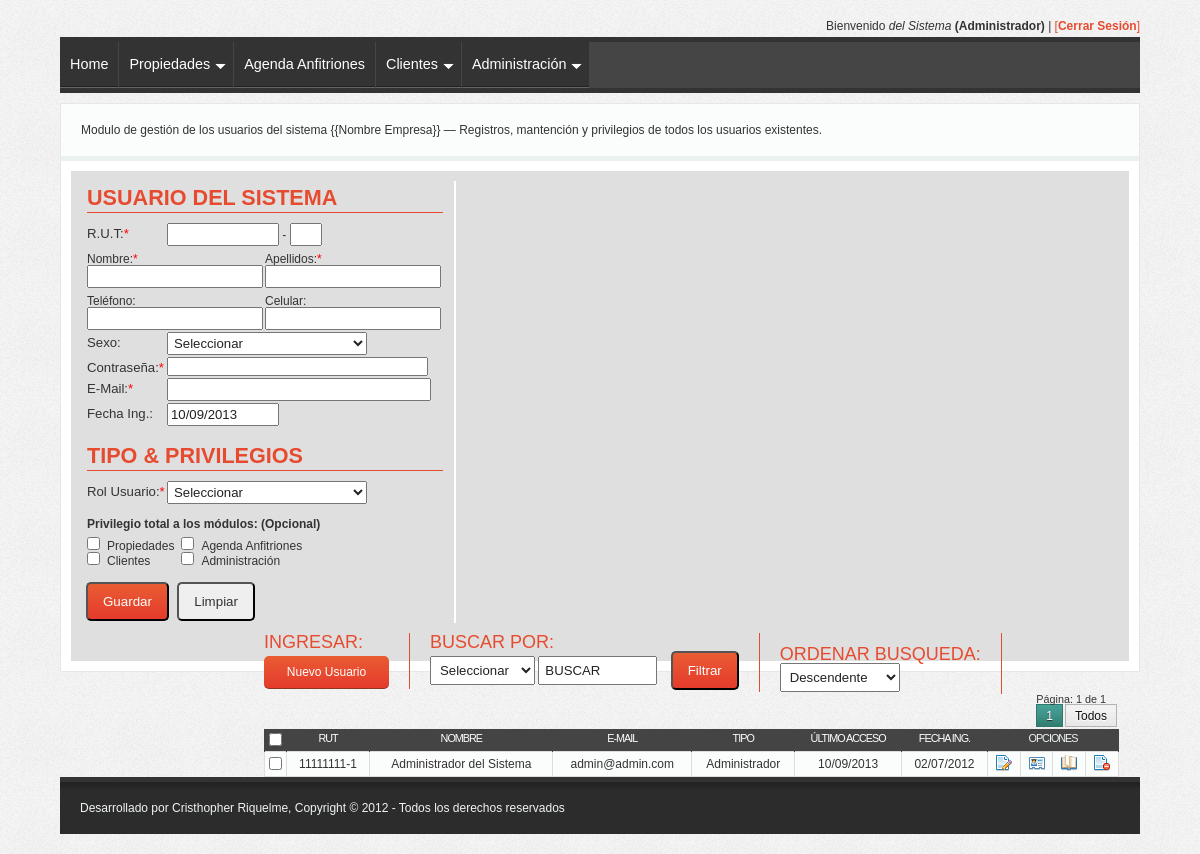
/usuarios.php (signed in), run on the app's committed database.
### tables this page shows
CREATE TABLE IF NOT EXISTS `usuarios` (
  `id_usuario` int(11) unsigned NOT NULL auto_increment,
  `rut_usuario` varchar(12) NOT NULL,
  `password` varchar(128) NOT NULL,
  `nombre` varchar(35) NOT NULL,
  `apellido` varchar(35) NOT NULL,
  `sexo_usuario` varchar(9) NOT NULL,
  `telefono` varchar(30) NOT NULL,
  `celular` varchar(30) NOT NULL,
  `email` varchar(80) NOT NULL,
  `tipo_usuario` int(1) NOT NULL default '0',
  `privilegios_opcionales` varchar(255) default NULL,
  `ultimo_login` datetime default NULL,
  `fecha_ingreso` datetime NOT NULL default '0000-00-00 00:00:00',
  PRIMARY KEY  (`id_usuario`),
  UNIQUE KEY `rut_usuario` (`rut_usuario`)
);

### functions-privilegios-acceso.php (called while the page is built, shortened)
<?php
function confirmar_privilegios_acceso($pagina, $id_usuario) {
	global $mysqli;
	$paginasNOpermitidas = array();
	$sql = "SELECT tipo_usuario, privilegios_opcionales FROM usuarios WHERE id_usuario=".$id_usuario;
	$result = $mysqli->query($sql) or die('Error: '.$mysqli->error);
	$row = $result->fetch_assoc();
	if ( $row['tipo_usuario'] == 1 ) :
		$paginasNOpermitidas = array();
	elseif ( $row['tipo_usuario'] == 2 ) :
		$paginasNOpermitidas = array("usuarios");
	elseif ( $row['tipo_usuario'] == 3 ) :
		$paginasNOpermitidas = array("administracion-de-pagos", "usuarios");
	elseif ( $row['tipo_usuario'] == 4 ) :
		$paginasNOpermitidas = array("administracion-de-pagos", "usuarios", "agenda_visitas-registros");
	endif;
	if ( in_array($pagina, $paginasNOpermitidas) ) :
		return true;
	else :
		return false;
	endif;
}

### usuarios-grilla.php (the view, shortened to what this page needs)
<?php require_once('connect-mysql.php'); require_once('functions.php');
$url_get = vars_get($_SERVER['REQUEST_URI']);
$url_get = preg_replace('/[&?]orderby=([\w_-]*)/','',$url_get);
if ( !empty($url_get) ) {
	$url_get = $url_get.'&';
} else {
	$url_get = '?';
}
$orderby = '';
if ( isset($_GET['orderby']) && !empty($_GET['orderby']) ) {
	$ordenar_busqueda = (!empty($_GET['ordenar_busqueda']))?$_GET['ordenar_busqueda']:'DESC';
	if ($_GET['orderby'] == 'nombre') {
		$orderby = 'apellido '.$ordenar_busqueda.', nombre ASC';
	} else {
		$orderby = $_GET['orderby'].' '.$ordenar_busqueda;
	}
} else {
	$ordenar_busqueda = (!empty($_GET['ordenar_busqueda']))?$_GET['ordenar_busqueda']:'DESC';
	$orderby = 'id_usuario '.$ordenar_busqueda;
}
$where = '';
?>
				<div id="content-usuarios" class="content-clientes-grilla">
				<form action="usuarios-grilla.php" method="get" id="usuarios-grilla">
					<div class="box-top-grilla left">
						<span class="buscar_por">Ingresar:</span><br />
						<a href="usuarios-form.php" class="submit" id="agregar-usuario">Nuevo Usuario</a>
					</div>
					<div class="box-top-grilla left">
						<span class="buscar_por">Buscar por:</span><br />
						<p>
							<select name="tipo_busqueda" id="tipo_busqueda" tabindex="20">
								<option value="" <?php echo ($_GET['tipo_busqueda'] == '')?'selected="selected"':'';?>>Seleccionar</option>
							</select>
							<input type="text" id="busqueda_text" name="busqueda_text" onfocus="if (value == 'BUSCAR') {value =''}" onblur="if (value == '') {value = 'BUSCAR'}" value="<?php echo ($_GET['busqueda_text'])?$_GET['busqueda_text']:'BUSCAR';?>" tabindex="21" maxlength="50" />
					        <input name="accion" class="submit" type="submit" value="Filtrar" tabindex="22" />
						</p>
					</div>
					<div class="box-top-grilla left">
						<br />
						<span class="buscar_por">Ordenar Busqueda:</span><br />
						<p>
							<select name="ordenar_busqueda" class="text" id="ordenar_busqueda" style="margin-left:0;width:120px;">
								<option value="DESC" <?php echo ($_GET['ordenar_busqueda'] == 'DESC')?'selected="selected"':'';?>>Descendente</option>
							</select>
						</p>
					</div>
				</form>
			        <table cellpadding="0" cellspacing="0" class="grilla">
						<thead>
							<tr>
								<th class="checkbox"><input type="checkbox" id="check-todos" name="check-todos" title="Seleccionar Todos" /></th>
								<th><a href="<?php echo $url_get;?>orderby=rut_usuario">Rut</a></th>
								<th><a href="<?php echo $url_get;?>orderby=nombre">Nombre</a></th>
								<th><a href="<?php echo $url_get;?>orderby=email">E-Mail</a></th>
								<th><a href="<?php echo $url_get;?>orderby=tipo_usuario">Tipo</a></th>
								<th><a href="<?php echo $url_get;?>orderby=ultimo_login">Último acceso</a></th>
								<th><a href="<?php echo $url_get;?>orderby=fecha_ingreso">Fecha Ing.</a></th>
								<th colspan="4">Opciones</th>
							</tr>
						</thead>
						<tbody>
						<?php
							$class_color = 'class="alt"';
							$pages_limit = paginar_resultados("SELECT id_usuario FROM usuarios ".$where,10);
							$sql = "SELECT id_usuario, rut_usuario, CONCAT(nombre,' ',apellido) AS nombre_usuario, email, tipo_usuario, ultimo_login, fecha_ingreso
									FROM usuarios
									".$where." ORDER BY ".$orderby." ".$pages_limit;
							$result = $mysqli->query($sql) or die('Error: '.$mysqli->error);
							if ($result->num_rows > 0) :
								while ($row = $result->fetch_assoc()) :
									$class_color = ($class_color == '')?' class="alt"':'';?>
									<tr id="usuario-<?php echo $row['id_usuario'];?>" <?php echo $class_color;?>>
									<td class="checkbox"><input type="checkbox" class="checkusuarios" name="usuario-<?php echo $row['id_usuario'];?>" /></td>
									<td><?php echo $row['rut_usuario'];?></td>
									<td><?php echo $row['nombre_usuario'];?></td>
									<td><?php echo $row['email'];?></td>
									<td><?php echo tipo_usuario($row['tipo_usuario']);?></td>
									<td><?php echo ($row['ultimo_login'] != NULL) ? mysql_to_normal($row['ultimo_login']):'Nunca';?></td>
									<td><?php echo mysql_to_normal($row['fecha_ingreso']);?></td>
									<td><a href="usuarios-form.php?accion=editar_usuario&id_usuario=<?php echo $row['id_usuario'];?>&rut_usuario=<?php echo $row['rut_usuario'];?>" class="editar"><img src="images/page_edit.png" title="Editar Usuario" alt="Editar" /></a></td>
									<td><a href="agenda_visitas.php?vendedor=<?php echo $row['id_usuario'];?>"><img src="images/vcard.png" title="Agenda Visitas" alt="Agenda Visitas" /></a></td>
									<td><a href="javascript:void(0);" target="_blank"><img src="images/book.png" title="Historial del usuario" alt="Propiedades" /></a></td>
									<td><a href="usuarios-grilla.php?accion=eliminar_usuario&id_usuario=<?php echo $row['id_usuario'];?>&rut_usuario=<?php echo $row['rut_usuario'];?>&nombre_usuario=<?php echo $row['nombre_usuario'];?>" class="delete"><img src="images/page_delete.png" title="Eliminar Usuario" alt="Eliminar" /></a></td>
									</tr>
							<?php endwhile;
							else :
								echo '<tr><td colspan="11">No se han encontrando usuarios existentes en la base de datos...</td></tr>';
							endif; ?>
						</tbody>
					</table>
			    </div>

### css/style.css (style rules this page uses)
body { background: #f4f4f4 url(../images/bg.gif); color: #333; font-family: "Lucida Grande", Arial, Verdana; font-size: 62.5%; }
a, a:link, a:visited { border-bottom: 1px dotted #fff; color: #47595F; }
p { margin-bottom: 10px; }
.left { float: left; }
a.submit, input.submit { background: #41b7d8; background: -moz-linear-gradient(top,rgba(233,92,51,1) 0%,rgba(229,59,44,1) 100%); background: -webkit-gradient(linear,left top,left bottom,color-stop(0%,rgba(233,92,51,1)),color-stop(100%,rgba(229,59,44,1))); background: -webkit-linear-gradient(top,rgba(233,92,51,1) 0%,rgba(229,59,44,1) 100%); background: -o-linear-gradient(top,rgba(233,92,51,1) 0%,rgba(229,59,44,1) 100%); background: -ms-linear-gradient(top,rgba(233,92,51,1) 0%,rgba(229,59,44,1) 100%); filter: progid:DXImageTransform.Microsoft.gradient( startColorstr='#e95c33', endColorstr='#e53b2c',GradientType=0 ); background: linear-gradient(top,rgba(233,92,51,1) 0%,rgba(229,59,44,1) 100%); background-color: rgb(233,92,51); color: #fff; display: inline-block; padding: 10px 15px; margin-right: 5px; text-align: center; text-decoration: none; cursor: pointer; transition: background-color 0.2s; -moz-transition: background-color 0.2s; -ms-transition: background-color 0.2s; -o-transition: background-color 0.2s; -webkit-transition: background-color 0.2s; border-radius: 5px; -webkit-border-radius: 5px; -moz-border-radius: 5px; -o-border-radius: 5px; -ms-border-radius: 5px; -khtml-border-radius: 5px; }
a.submit { border-bottom: 1px solid rgba(0,0,0,0.4); }
.content-propiedades-grilla .box-top-grilla, .content-clientes-grilla .box-top-grilla { border-right: 1px solid #E74B2F; margin-left: 20px; padding-right: 20px; }
.content-propiedades-grilla .box-top-grilla:first-child, .content-clientes-grilla .box-top-grilla:first-child { margin-left: 0; }
.content-propiedades-grilla .box-top-grilla .submit, .content-clientes-grilla .box-top-grilla .submit { margin-right: 0; }
.content-propiedades-grilla .box-top-grilla a.submit, .content-clientes-grilla .box-top-grilla a.submit { margin-top: 5px; width: 95px; }
.content-clientes-grilla form select, .content-clientes-grilla form input[type="text"] { width: 200px; padding: 5px; margin: 0 10px; width: 105px; }
.content-propiedades-grilla form select#tipo_busqueda, .content-clientes-grilla form select#tipo_busqueda { margin: 0; }
.content-propiedades-grilla form input#busqueda_text, .content-clientes-grilla form input#busqueda_text { margin-left: 0; }
.content-propiedades-grilla form span.buscar_por, .content-clientes-grilla form span.buscar_por, #content-eventos form span.buscar_por { color: #E74B2F; font-size: 1.5em; text-transform: uppercase; }
#content table.grilla { margin-top: 10px; width: 100%; }
#content table.grilla thead a, #content table.grilla thead a:link, #content table.grilla thead a:visited { border-bottom: none; color: #fff; text-decoration: none; }
#content table.grilla thead { background: #444; color: #eff4f4; font-family: Verdana, Geneva, Arial, Helvetica, sans-serif; font-size: 0.9em; font-weight: bold; letter-spacing: -1px; text-align: left; text-transform: uppercase; }
#content table.grilla tbody tr { background: #fbfcfc; }
#content table.grilla th { padding: 3px 6px 7px 6px; text-align: center; border: 1px solid #444; border-bottom: none; }
#content table.grilla td { border: 1px solid #ddd; padding: 3px 5px; vertical-align: middle; text-align: center; }
#content table.grilla th.checkbox, #content table.grilla td.checkbox { padding: 0 2px 0 2px; vertical-align: middle; }
.content-propiedades-form p, .content-clientes-form p { margin: 0 0 2px 0; padding: 0; }
input[type="text"], textarea, select { color: #222; font-size: 1.1em; font-family: Tahoma, Verdana, Arial, Helvetica, sans-serif; padding: 2px; width: auto; }
select { width: 200px; }

### data on the page
usuarios: rut_usuario "11111111-1", nombre_usuario "Administrador del Sistema", email "admin@admin.com", tipo_usuario "Administrador", ultimo_login "10/09/2013", fecha_ingreso "02/07/2012"

### other printed values
$_SESSION['name_sistema'] "del Sistema"
tipo_usuario($_SESSION['tipo_sistema']) "Administrador"
$pages->current_page "1"
$pages->num_pages "1"
